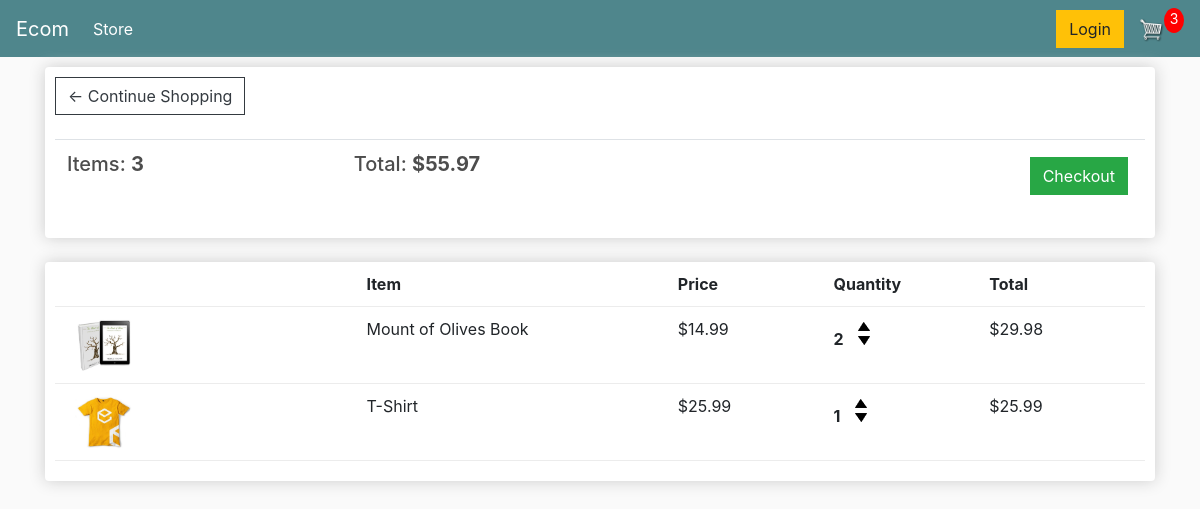
/cart/ (signed in), run on an earlier commit of the app's database.
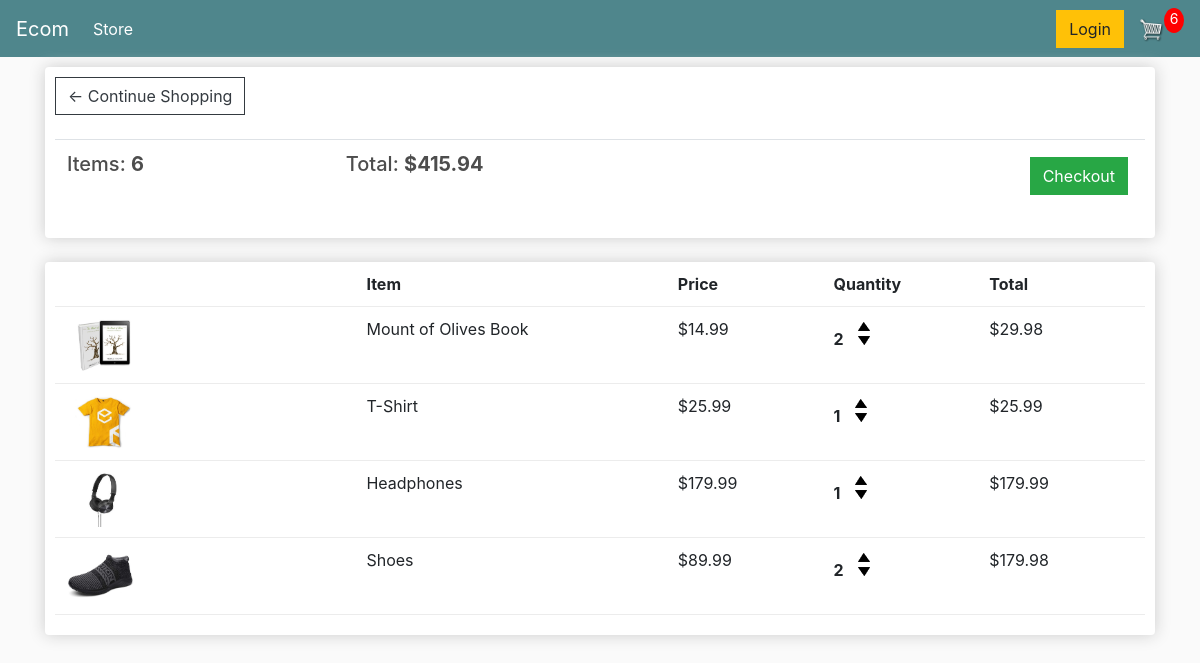
And on a later commit of the database.
### store/models.py (models this page shows, shortened)
class Order(models.Model):
    customer = models.ForeignKey(Customer, on_delete=models.SET_NULL, blank=True, null=True)
    date_ordered = models.DateTimeField(auto_now_add=True)
    complete = models.BooleanField(default=False, null=True, blank=False)
    transaction_id = models.CharField(max_length=200, null=True)
    '''
    Returns the total value off all items in cart taking into account the quantity
    of each item
    '''
    @property
    def get_cart_total(self):
        orderitems = self.orderitem_set.all()
        total = sum(item.get_total for item in orderitems)
        return total
    '''
    Returns the sum total of the number of items of each type
    '''
    @property
    def get_cart_items(self):
        orderitems = self.orderitem_set.all()
        total = sum(item.quantity for item in orderitems)
        return total

class OrderItem(models.Model):
    product = models.ForeignKey(Product, on_delete=models.SET_NULL, blank=True, null=True)
    order = models.ForeignKey(Order, on_delete=models.SET_NULL, blank=True, null=True)
    quantity = models.IntegerField(default=0, null=True, blank=True)
    date_added = models.DateTimeField(auto_now_add=True)
    @property
    def get_total(self):
        total = self.product.price * self.quantity
        return total

class Product(models.Model):
    name = models.CharField(max_length=200, null=True)
    price = models.FloatField()
    digital = models.BooleanField(default=False, null=True, blank=False)
    image = models.ImageField(null=True, blank=True)
    @property
    def imageURL(self):
        try:
            url = self.image.url
        except:
            url = ''
        return url

### store/views.py (the view)
# urls.py: path('cart/', views.cart, name = 'cart'),
def cart(request):
    if request.user.is_authenticated:
        customer = request.user.customer
        order, created = Order.objects.get_or_create(customer=customer, complete=False)
        items = order.orderitem_set.all()
        cartItems = order.get_cart_items
    else:
        items = []
        order = {'get_cart_items': 0, 'get_cart_total': 0}
        cartItems = order['get_cart_items']
    context = {'items':items, 'order': order, 'cartItems':cartItems}
    return render(request, 'store/cart.html', context)

### store/templates/store/cart.html
{% extends 'store/main.html' %}
{% load static %}
{% block content %}
  <div class="row">
    <div class="col-lg-12">
      <div class="box-element">
        <a class = "btn btn-outline-dark" href="{% url 'store' %}">&#x2190; Continue Shopping</a>
        <br>
        <br>
        <table class = "table">
          <tr>
            <th><h5>Items: <strong>{{ order.get_cart_items }}</strong></h5></th>
            <th><h5>Total: <strong>${{ order.get_cart_total }}</strong></h5></th>
            <th>
              <a style = "float:right; margin:5px" class = "btn btn-success"
                  href="{% url 'checkout' %}">Checkout</a>
            </th>
          </tr>
        </table>
      </div>
      <br>
      <div class="box-element">
        <div class="cart-row">
          <div style="flex:2"></div>
          <div style="flex:2"><strong>Item</strong></div>
          <div style="flex:1"><strong>Price</strong></div>
          <div style="flex:1"><strong>Quantity</strong></div>
          <div style="flex:1"><strong>Total</strong></div>
        </div>
        {% for item in items %}
        <div class="cart-row">
          <div style="flex:2"><img class = "row-image" src="{{ item.product.imageURL }}"></div>
          <div style="flex:2">{{ item.product.name }}</div>
          <div style="flex:1">${{ item.product.price|floatformat:2 }}</div>
          <div style="flex:1">
            <p class = "quantity">{{ item.quantity }}</p>
            <div class="quantity">
              <img class = "chg-quantity" src="{% static 'images/arrow-up.png' %}">
              <img class = "chg-quantity" src="{% static 'images/arrow-down.png' %}">
            </div>
          </div>
          <div style="flex:1">${{ item.get_total }}</div>
        </div>
        {% endfor %}
      </div>
    </div>
  </div>
{% endblock %}

### store/templates/store/main.html (shortened to what this page needs)
<!DOCTYPE html>
{% load static %}
<html lang="en" dir="ltr">
  <head>
	  <link rel="stylesheet" href="https://stackpath.bootstrapcdn.com/bootstrap/4.4.1/css/bootstrap.min.css">
    <link rel="stylesheet" type = "text/css" href="{% static 'css/main.css' %}">
  </head>
  <body>
    <nav class="navbar navbar-expand-lg navbar-dark bg-dark">
      <a class="navbar-brand" href="{% url 'store' %}">Ecom</a>
      <div class="collapse navbar-collapse" id="navbarSupportedContent">
        <ul class="navbar-nav mr-auto">
          <li class="nav-item active">
            <a class="nav-link" href="{% url 'store' %}">Store<span class="sr-only">(current)</span></a>
          </li>
        </ul>
        <div class="form-inline my-2 my-lg-0">
  	     	<a href="#" class="btn btn-warning">Login</a>
  	     	<a href="{% url 'cart' %}">
  	    		<img id="cart-icon" src="{% static 'images/cart.png' %}">
  	    	</a>
  	    	<p id="cart-total">{{ cartItems }}</p>
  	    </div>
      </div>
    </nav>
    <div class="container">
      {% block content %}
      {% endblock %}
    </div>
  </body>
</html>

### static/css/main.css (style rules this page uses)
body { background-color: hsl(0, 0%, 98%); }
h1,h2,h3,h4,h5,h6 { color:hsl(0, 0%, 30%); }
.box-element { box-shadow:hsl(0, 0%, 80%) 0 0 16px; background-color: #fff; border-radius: 4px; padding: 10px; }
.bg-dark { background-color: #4f868c!important; }
#cart-icon { width:25px; display: inline-block; margin-left: 15px; }
#cart-total { display: block; text-align: center; color:#fff; background-color: red; width: 20px; height: 25px; border-radius: 50%; font-size: 14px; }
.col-lg-4, .col-lg-6, .col-lg-8, .col-lg-12 { margin-top: 10px; }
.btn { border-radius: 0; }
.row-image { width: 100px; }
.cart-row { display: flex; align-items: flex-stretch; padding-bottom: 10px; margin-bottom: 10px; border-bottom: 1px solid #ececec; }
.quantity { display: inline-block; font-weight: 700; padding-right:10px; }
.chg-quantity { width: 12px; cursor: pointer; display: block; margin-top: 5px; transition:.1s; }

What changed in the data, as far as the page shows it:
computed for Order: get_cart_items "3" → "6"; get_cart_total "55.97" → "415.94"
added OrderItem: product.imageURL (picture), product.name "Headphones", product.price "179.99", quantity "1", get_total "179.99"
added OrderItem: product.imageURL (picture), product.name "Shoes", product.price "89.99", quantity "2", get_total "179.98"
Also different on the page:
{{ cartItems }}: "3" → "6"
